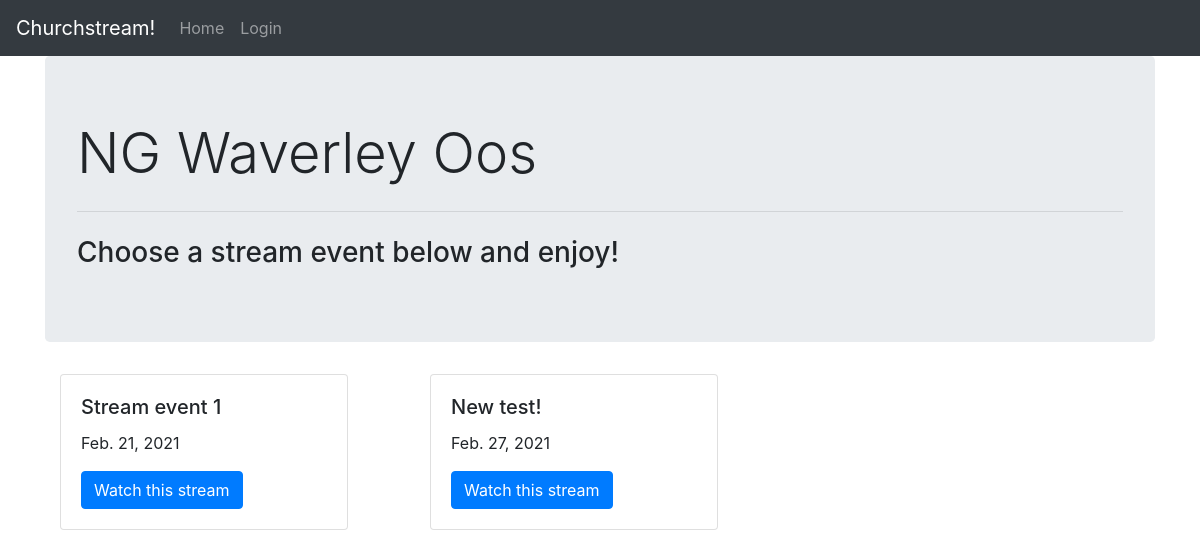
Page /campus/NG Waverley Oos/ on the committed database.
### campus/models.py (models this page shows, shortened)
class CampusModel(models.Model):
    campus_name = models.CharField(max_length=50, unique=True)
    description = models.TextField(blank=True,default='')
    banner = models.ImageField(upload_to="campus", height_field=None, width_field=None, max_length=100,null=True)
    user = models.ForeignKey(User, on_delete=models.CASCADE)

class StreamEvent(models.Model):
    title = models.CharField(max_length=255)
    date_added = models.DateField(auto_now=False, auto_now_add=True)
    date_published = models.DateField(auto_now=True, auto_now_add=False)
    campus = models.ForeignKey(CampusModel, on_delete=models.CASCADE)
    welcome_message = models.TextField(blank=True)
    question = models.CharField(max_length=255, blank=True)
    response1 = models.CharField(max_length=255, blank=True)
    response2 = models.CharField(max_length=255, blank=True)
    response3 = models.CharField(max_length=255, blank=True)
    devotional = models.TextField(blank=True)
    prayer = models.TextField(blank=True)

### campus/views.py (the view)
# urls.py: path('<str:campusid>/', views.CampusPage, name='campus_page'),
def CampusPage(request, campusid):
    campusobj = CampusModel.objects.filter(campus_name=campusid)
    return render(request, 'campus/campus_page.html',{'campusid':campusid,'campusobj':campusobj})

### campus/templates/campus/campus_page.html (shortened to what this page needs)
{% extends 'base.html' %}
{% block content %}
{% for camp in campusobj %}
  <div class="jumbotron">
    <h1 class="display-4">{{camp.campus_name}}</h1>
    <hr class="my-4">
    <h3>Choose a stream event below and enjoy!</h3>
  </div>
  <div class="container">
    <div class="row">
      {% for streamevent in camp.streamevent_set.all|dictsort:'date_published' %}
        <div class="col-md-4">
          <div class="card" style="width: 18rem;">
            <div class="card-body">
              <h5 class="card-title">{{streamevent.title}}</h5>
              <p class="card-text">{{streamevent.date_published}}</p>
              {% if user.is_authenticated %}
              <a href="{% url 'detail_streamevent' camp.campus_name streamevent.id %}"  class="btn btn-primary">Go to this stream</a>
              {% else %}
              <a href="{% url 'detail_streamevent' camp.campus_name streamevent.id %}"  class="btn btn-primary">Watch this stream</a>
              {% endif %}
            </div>
          </div>
        </div>
      {% endfor %}
    </div>
  </div>
{% endfor %}
{% endblock %}

### rows in the picture
CampusModel: campus_name "NG Waverley Oos"
StreamEvent: title "Stream event 1", date_published "Feb. 21, 2021"
StreamEvent: title "New test!", date_published "Feb. 27, 2021"
